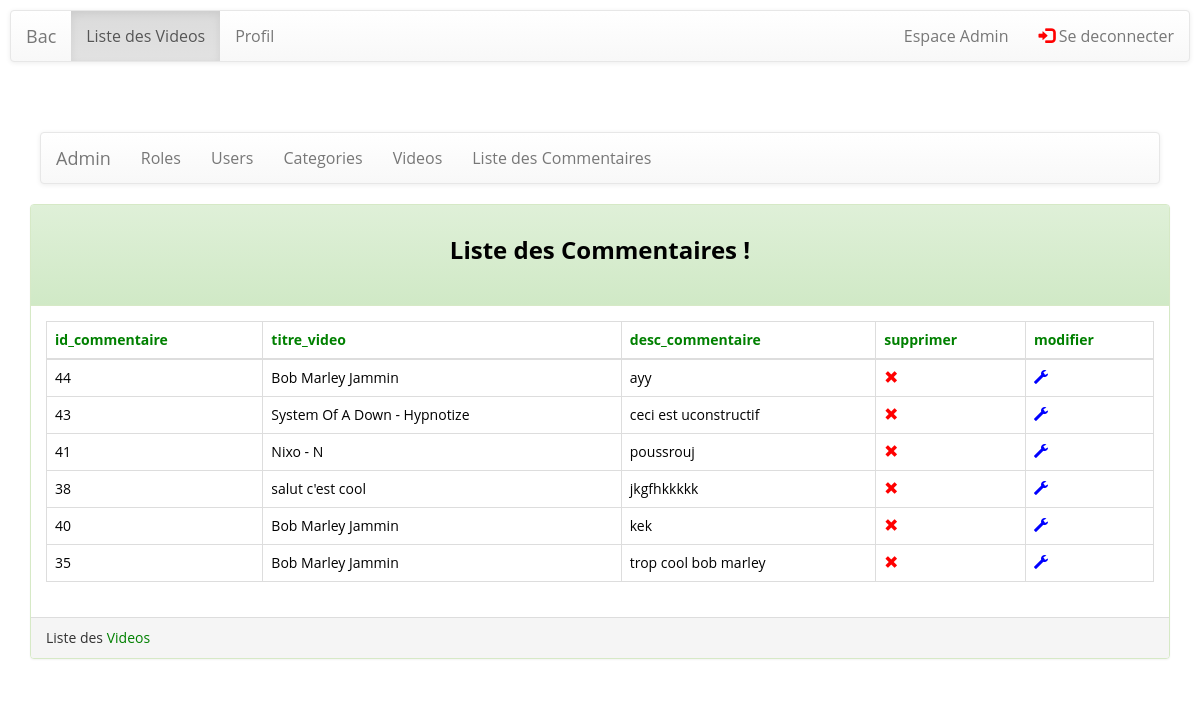
Page /listCommentairesAdmin.php (signed in) on the earlier database version.
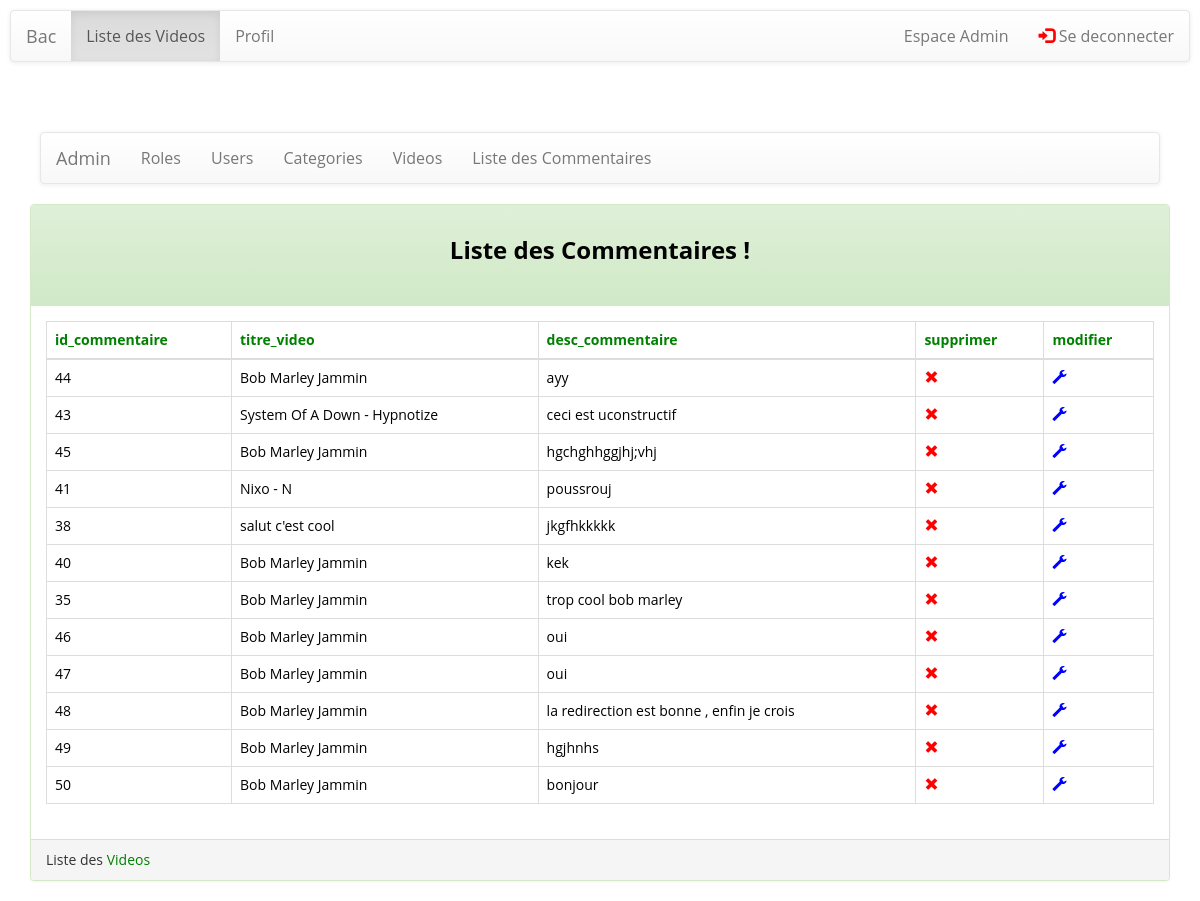
Same page on the later database version.
### tables this page shows
CREATE TABLE `commentaires` (
  `id_commentaire` int(11) NOT NULL,
  `id_video` int(11) NOT NULL,
  `commentaire_id_user` int(11) NOT NULL,
  `desc_commentaire` varchar(20000) NOT NULL,
  `date_commentaire` varchar(255) NOT NULL
);

CREATE TABLE `videos` (
  `id_video` int(11) NOT NULL,
  `url_video` varchar(255) NOT NULL,
  `vignette_video` varchar(255) NOT NULL,
  `titre_video` varchar(255) NOT NULL,
  `desc_video` varchar(2000) NOT NULL,
  `categorie_video` varchar(255) NOT NULL,
  `date_video` date DEFAULT NULL,
  `etat_video` varchar(20) NOT NULL
);

### listCommentairesAdmin.php (the view, shortened to what this page needs)
<!DOCTYPE html>
<html lang="fr">
<head>
    <link rel="stylesheet" href="https://maxcdn.bootstrapcdn.com/bootstrap/3.3.6/css/bootstrap.min.css">
    <link rel="stylesheet" href="https://maxcdn.bootstrapcdn.com/bootstrap/3.3.6/css/bootstrap-theme.min.css">
    <link href="assets/css/style.css" rel="stylesheet" />
    <link href="assets/css/custom.css" rel="stylesheet" />
</head>
<body>
<?php include('navbar.php'); ?>
<br>
<br>
<?php include('navbarAdmin.php'); ?>
<div class="container">
    <div class="panel panel-success">
        <div class="panel-heading"><h3 class="text-center">Liste des Commentaires !</h3>
        </div>
        <div class="panel-body">
<?php
include('config.php');
$tableHeading =array('id_commentaire',
    'titre_video',
    'desc_commentaire');
$tableHeading[]='supprimer';
$tableHeading[]='modifier';
echo "<table id='table' class='table table-bordered table-responsive table-hover'>";
echo "<thead><tr>";
$i=0;
$tailleChamps = count($tableHeading);
for( $i; $i < $tailleChamps; $i++)
{  ?>
    <th><?=$tableHeading[$i]?></th>
<?php }
echo "</tr></thead>";
$roles = 'SELECT *
                    FROM commentaires
                    INNER JOIN videos
                    ON commentaires.id_video = videos.id_video';
$reponse = mysqli_query($link, $roles);
echo "<tbody>";
if(mysqli_num_rows($reponse)>0){
    while($row = mysqli_fetch_assoc($reponse)){
        echo '<form action="modifierCommentairesAdmin.php" method="post">';
        echo "<tr class='".$row['id_commentaire']."'>";
        echo "<td class='".$row['id_commentaire']."'>".$row['id_commentaire']."<input type='hidden' name='id_commentaire' value='".$row['id_commentaire']."'></td>";;
        echo "<td class='".$row['titre_video']."'>".$row['titre_video'];
        echo "<td class='".$row['desc_commentaire']."'>".$row['desc_commentaire']."<input type='hidden' name='desc_commentaire' value='".$row['desc_commentaire']."'></td>";
        $champSupprimer = '<td><a id="'.$row["id_commentaire"].'" href="javascript:void(0)" onclick="removeUser('.$row["id_commentaire"].')"><span class="glyphicon glyphicon-remove" style="color:red;" aria-hidden="true"></span></a></td>';
        echo $champSupprimer;
        $champModifier = ' <td><a  class="modifier" id="'.$row["id_commentaire"].'" >
						<span class="glyphicon glyphicon-wrench" style="color:blue;" aria-hidden="true"></span></a>
						<input type="submit" name="modifier" value="modifier"></td>';
        echo $champModifier;
        echo "</tr>";
        echo '</form>';
    }
}
echo "</tbody>";
echo "</table>";
?>
        </div>
        <div class="panel-footer">Liste des <span style="color:green;">Videos</span></div>
    </div>
</div>

Differences in the rows shown:
added commentaires: id_commentaire "45", id_video.titre_video "Bob Marley Jammin", desc_commentaire "hgchghhggjhj;vhj"
added commentaires: id_commentaire "46", id_video.titre_video "Bob Marley Jammin", desc_commentaire "oui"
added commentaires: id_commentaire "47", id_video.titre_video "Bob Marley Jammin", desc_commentaire "oui"
added commentaires: id_commentaire "48", id_video.titre_video "Bob Marley Jammin", desc_commentaire "la redirection est bonne , enfin je crois"
added commentaires: id_commentaire "49", id_video.titre_video "Bob Marley Jammin", desc_commentaire "hgjhnhs"
added commentaires: id_commentaire "50", id_video.titre_video "Bob Marley Jammin", desc_commentaire "bonjour"
